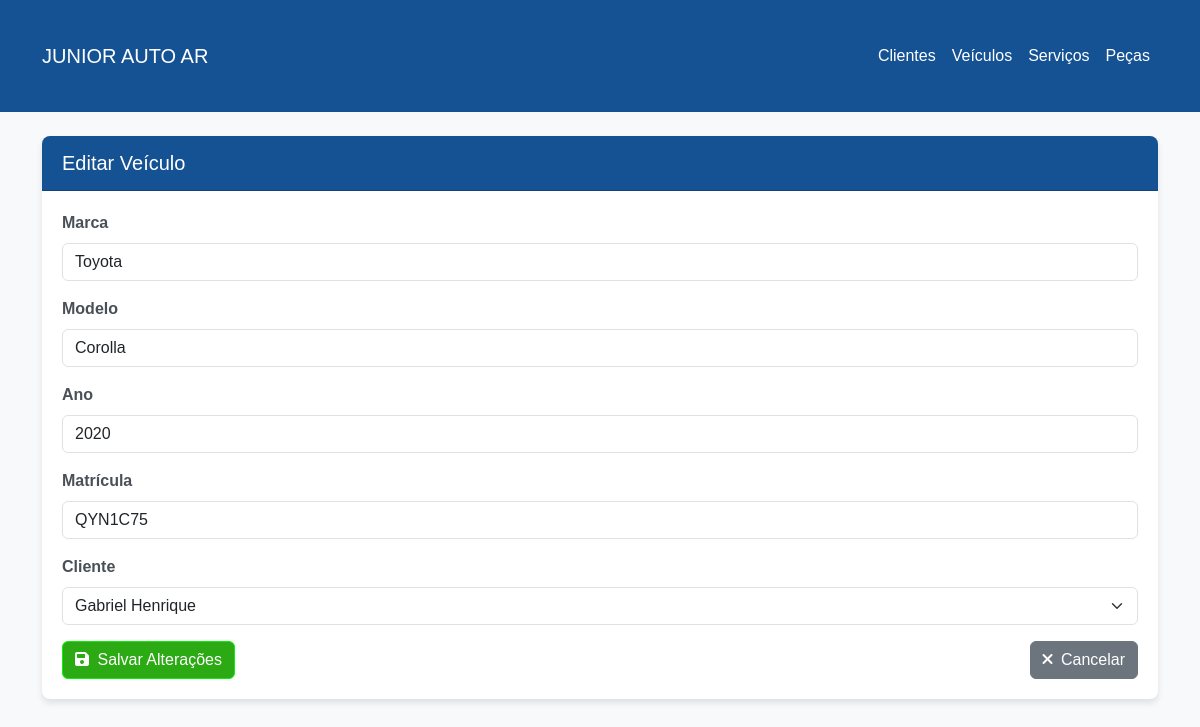
The app's page /vehicle/edit/1 with its own data.
### models.py (models this page shows, shortened)
class Vehicle(Base):
    __tablename__ = 'vehicles'
    id = Column(Integer, primary_key=True)
    make = Column(String(50), nullable=False)
    model = Column(String(50), nullable=False)
    year = Column(Integer)
    license_plate = Column(String(20), unique=True)
    client_id = Column(Integer, ForeignKey('clients.id'))
    client = relationship("Client", back_populates="vehicles")
    services = relationship("Service", back_populates="vehicle", cascade="all, delete-orphan")

class Client(Base):
    __tablename__ = 'clients'
    id = Column(Integer, primary_key=True)
    name = Column(String(100), nullable=False)
    address = Column(String(200))
    phone = Column(String(20))
    email = Column(String(100))
    vehicles = relationship("Vehicle", back_populates="client", cascade="all, delete-orphan")

### app.py (the view, shortened to what this page needs)
@app.route('/vehicle/edit/<int:vehicle_id>', methods=['GET', 'POST'])
def edit_vehicle(vehicle_id):
    session = db_manager.get_session()
    try:
        vehicle = session.query(Vehicle).get(vehicle_id)
        if not vehicle:
            flash('Veículo não encontrado!', 'danger')
            return redirect(url_for('vehicles'))
        clients = session.query(Client).all()
        return render_template('edit_vehicle.html', vehicle=vehicle, clients=clients)
    except Exception as e:
        session.rollback()
        flash(f'Erro ao editar veículo: {str(e)}', 'danger')
        return redirect(url_for('vehicles'))
    finally:
        session.close()

### models.py (called while the page is built)
    def get_session(self):
        return self.Session()

### templates/edit_vehicle.html (shortened to what this page needs)
{% extends "base.html" %}
{% block content %}
<div class="card">
    <div class="card-header">
        <h5 class="mb-0">Editar Veículo</h5>
    </div>
    <div class="card-body">
        <form method="POST" action="{{ url_for('edit_vehicle', vehicle_id=vehicle.id) }}">
            <div class="mb-3">
                <label for="make" class="form-label">Marca</label>
                <input type="text" class="form-control" id="make" name="make" value="{{ vehicle.make }}" required>
            </div>
            <div class="mb-3">
                <label for="model" class="form-label">Modelo</label>
                <input type="text" class="form-control" id="model" name="model" value="{{ vehicle.model }}" required>
            </div>
            <div class="mb-3">
                <label for="year" class="form-label">Ano</label>
                <input type="number" class="form-control" id="year" name="year" min="1900" max="2100" value="{{ vehicle.year }}" required>
            </div>
            <div class="mb-3">
                <label for="license_plate" class="form-label">Matrícula</label>
                <input type="text" class="form-control" id="license_plate" name="license_plate" value="{{ vehicle.license_plate }}" required>
            </div>
            <div class="mb-3">
                <label for="client_id" class="form-label">Cliente</label>
                <select class="form-select" id="client_id" name="client_id" required>
                    {% for client in clients %}
                    <option value="{{ client.id }}" {% if client.id == vehicle.client_id %}selected{% endif %}>{{ client.name }}</option>
                    {% endfor %}
                </select>
            </div>
            <div class="d-flex justify-content-between">
                <button type="submit" class="btn btn-primary">
                    <i class="fas fa-save me-1"></i> Salvar Alterações
                </button>
                <a href="{{ url_for('vehicles') }}" class="btn btn-secondary">
                    <i class="fas fa-times me-1"></i> Cancelar
                </a>
            </div>
        </form>
    </div>
</div>
{% endblock %}

### static/css/style.css (style rules this page uses)
body { font-family: Arial, sans-serif; background-color: #f8f9fa; color: #343a40; }
.card { box-shadow: 0 4px 6px rgba(0, 0, 0, 0.1); margin-bottom: 20px; border: none; border-radius: 8px; }
.card-header { background-color: #155294; color: #ffffff; border-radius: 8px 8px 0 0 !important; padding: 15px 20px; font-weight: bold; display: flex; justify-content: space-between; align-items: center; }
.card-body { padding: 20px; }
.btn-primary { background-color: #2caa13; border-color: #0af00a; }
label { font-weight: bold; color: #495057; }

### records on screen
Vehicle: make "Toyota", model "Corolla", year "2020", license_plate "QYN1C75", client_id "Gabriel Henrique"
